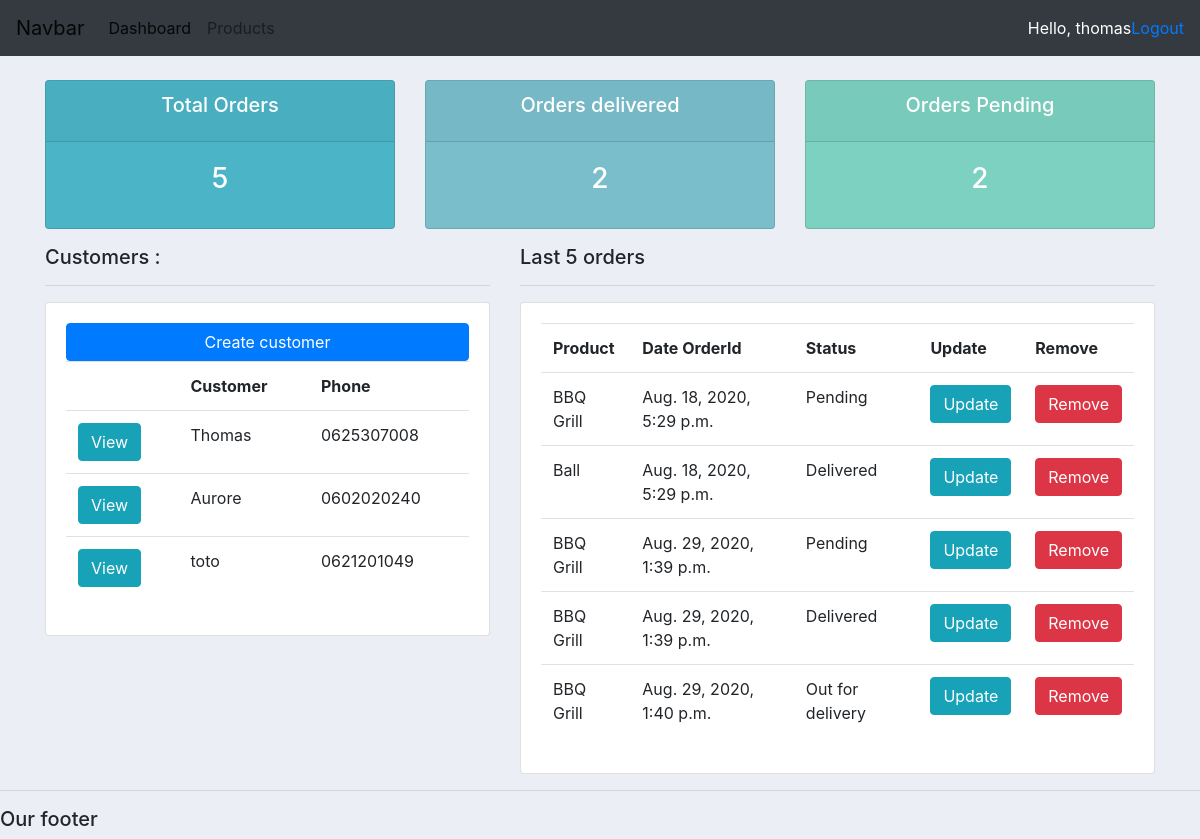
The app's page / (signed in) with its own data.
### accounts/models.py (models this page shows, shortened)
class Customer(models.Model):
    user = models.OneToOneField(User, null=True, on_delete=models.CASCADE)
    name = models.CharField(max_length=200, null=True)
    phone = models.CharField(max_length=10, null=True)
    email = models.CharField(max_length=200, null=True)
    profile_pic = models.ImageField(null=True, blank=True)
    date_created = models.DateTimeField(auto_now_add=True, null=True)

class Order(models.Model):
    STATUS =(
        ('Pending', 'Pending'),
        ('Out for delivery', 'Out for delivery'),
        ('Delivered', 'Delivered'),
    )
    customer = models.ForeignKey(Customer, null= True, on_delete=models.SET_NULL)
    product = models.ForeignKey(Product, null=True, on_delete=models.SET_NULL)
    date_created = models.DateTimeField(auto_now_add=True, null=True)
    status = models.CharField(max_length=200, null=True, choices=STATUS)

class Product(models.Model):
    CATEGORY = (
        ('Indoor', 'Indoor'),
        ('Out door', 'Out door'),
    )
    name = models.CharField(max_length=200, null=True)
    price = models.FloatField(null=True)
    category = models.CharField(max_length=200, null=True, choices=CATEGORY)
    description = models.CharField(max_length=200, null=True, blank=True)
    date_created = models.DateTimeField(auto_now_add=True, null=True)
    tags = models.ManyToManyField(Tag)
    def __str__(self):
        return self.name

### accounts/decorators.py (the view)
        def wrapper_function(request, *args, **kwargs):
            group = None
            if request.user.groups.exists():
                group = request.user.groups.all()[0].name
            if group == 'customer':
                return redirect('user-page')
            if group == 'admin':
                return view_func(request, *args, **kwargs)

### accounts/views.py (called while the page is built)
@login_required(login_url='login')
@admin_only
def home(request):
    orders = Order.objects.all()
    customers = Customer.objects.all()
    total_customers = customers.count()
    total_orders = orders.count()
    delivered = orders.filter(status='Delivered').count()
    pending = orders.filter(status='Pending').count()
    datas = { 'orders': orders, 'customers': customers, 'total_customers': total_customers, 'total_orders': total_orders, 'delivered': delivered, 'pending': pending, }
    return render(request, 'accounts/dashboard.html', datas)

### accounts/templates/accounts/dashboard.html
{% extends 'accounts/base.html' %}
{% block content %}
<div class="container">
    {% include 'accounts/status.html' %}
    <div class="row">
        <div class="col-5">
            <h5>Customers : </h5>
            <hr>
            <div class="card card-body">
                <a href="" class="btn btn-primary">Create customer</a>
                <table class="table">
                    <tr>
                        <th></th>
                        <th>Customer</th>
                        <th>Phone</th>
                    </tr>
                    {% for customer in customers %}
                        <tr>
                            <td><a class="btn btn-info" href="{% url 'customer' customer.id %}">View</a></td>
                            <td>{{customer.name}}</td>
                            <td>{{customer.phone}}</td>
                        </tr>
                    {% endfor %}
                </table>
            </div>
        </div>
        <div class="col-7">
            <h5>Last 5 orders </h5>
            <hr>
            <div class="card card-body">
                <table class="table">
                    <tr>
                        <th>Product</th>
                        <th>Date OrderId</th>
                        <th>Status</th>
                        <th>Update</th>
                        <th>Remove</th>
                    </tr>
                    {% for order in orders %}
                        <tr>
                            <td>{{order.product}}</td>
                            <td>{{order.date_created}}</td>
                            <td>{{order.status}}</td>
                            <td><a class="btn btn-info" href="{% url 'update_order' order.id %}">Update</a></td>
                            <td><a class="btn btn-danger" href="{% url 'delete_order' order.id %}">Remove</a></td>
                        </tr>
                    {% endfor %}
                </table>
            </div>
        </div>
    </div>
</div>
{% endblock %}

### accounts/templates/accounts/navbar.html (shortened to what this page needs)
<nav class="navbar navbar-expand-lg navbar-light bg-dark">
    <a class="navbar-brand" href="#">Navbar</a>
    <div class="collapse navbar-collapse" id="navbarNav">
        <ul class="navbar-nav">
            {% if request.user.is_staff %}
                <li class="nav-item active">
                    <a class="nav-link" href="{% url 'home' %}">Dashboard</a>
                </li>
                <li class="nav-item">
                    <a class="nav-link" href="{% url 'products' %}">Products</a>
                </li>
            {% else %}
                <li class="nav-item">
                    <a class="nav-link" href="{% url 'account' %}">Settings</a>
                </li>
            {% endif %}
        </ul>
    </div>
    <span class="text-white">Hello, {{request.user}}</span>
    <span><a href="{% url 'logout' %}">Logout</a></span>
</nav>

### static/css/main.css (style rules this page uses)
body { background-color: #ebeff5 }

### records on screen
Customer: name "Thomas", phone "0625307008"
Customer: name "Aurore", phone "0602020240"
Customer: name "toto", phone "0621201049"
Order: product "BBQ Grill", date_created "Aug. 18, 2020, 5:29 p.m.", status "Pending"
Order: product "Ball", date_created "Aug. 18, 2020, 5:29 p.m.", status "Delivered"
Order: product "BBQ Grill", date_created "Aug. 29, 2020, 1:39 p.m.", status "Pending"
Order: product "BBQ Grill", date_created "Aug. 29, 2020, 1:39 p.m.", status "Delivered"
Order: product "BBQ Grill", date_created "Aug. 29, 2020, 1:40 p.m.", status "Out for delivery"

### other values on screen
{{ request.user }} "thomas"
{{ total_orders }} "5"
{{ delivered }} "2"
{{ pending }} "2"
